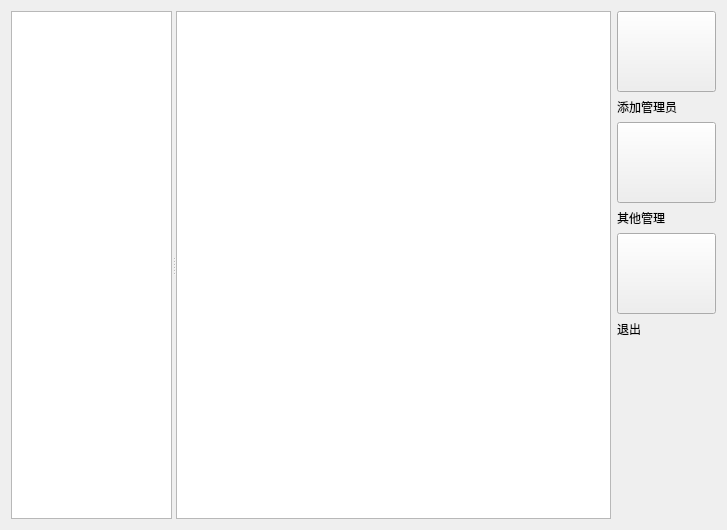
<?xml version="1.0" encoding="UTF-8"?>
<ui version="4.0">
 <class>ClassRoomDataBase</class>
 <widget class="QWidget" name="ClassRoomDataBase">
  <property name="geometry">
   <rect>
    <x>0</x>
    <y>0</y>
    <width>727</width>
    <height>530</height>
   </rect>
  </property>
  <property name="minimumSize">
   <size>
    <width>670</width>
    <height>530</height>
   </size>
  </property>
  <property name="windowTitle">
   <string>Form</string>
  </property>
  <layout class="QGridLayout" name="gridLayout_4">
   <item row="0" column="0">
    <widget class="QSplitter" name="splitter">
     <property name="orientation">
      <enum>Qt::Horizontal</enum>
     </property>
     <widget class="QTreeView" name="treeView_table">
      <property name="maximumSize">
       <size>
        <width>161</width>
        <height>16777215</height>
       </size>
      </property>
     </widget>
     <widget class="QTableView" name="tableView_database">
      <property name="minimumSize">
       <size>
        <width>357</width>
        <height>481</height>
       </size>
      </property>
     </widget>
    </widget>
   </item>
   <item row="0" column="1">
    <layout class="QVBoxLayout" name="verticalLayout_2">
     <item>
      <layout class="QVBoxLayout" name="verticalLayout">
       <item>
        <layout class="QGridLayout" name="gridLayout">
         <item row="0" column="0">
          <widget class="QPushButton" name="pushButton_search">
           <property name="minimumSize">
            <size>
             <width>99</width>
             <height>81</height>
            </size>
           </property>
           <property name="maximumSize">
            <size>
             <width>99</width>
             <height>16777215</height>
            </size>
           </property>
           <property name="toolTip">
            <string>&lt;html&gt;&lt;head/&gt;&lt;body&gt;&lt;p&gt;添加管理员&lt;/p&gt;&lt;/body&gt;&lt;/html&gt;</string>
           </property>
           <property name="text">
            <string/>
           </property>
           <property name="icon">
            <iconset resource="image_resource.qrc">
             <normaloff>:/new/prefix1/image_resource/admin_user.png</normaloff>:/new/prefix1/image_resource/admin_user.png</iconset>
           </property>
           <property name="iconSize">
            <size>
             <width>60</width>
             <height>60</height>
            </size>
           </property>
          </widget>
         </item>
         <item row="1" column="0">
          <widget class="QLabel" name="label">
           <property name="maximumSize">
            <size>
             <width>81</width>
             <height>16777215</height>
            </size>
           </property>
           <property name="text">
            <string>添加管理员</string>
           </property>
          </widget>
         </item>
        </layout>
       </item>
       <item>
        <layout class="QGridLayout" name="gridLayout_2">
         <item row="0" column="0">
          <widget class="QPushButton" name="pushButton_update">
           <property name="minimumSize">
            <size>
             <width>99</width>
             <height>81</height>
            </size>
           </property>
           <property name="toolTip">
            <string>&lt;html&gt;&lt;head/&gt;&lt;body&gt;&lt;p&gt;学生信息管理&lt;/p&gt;&lt;/body&gt;&lt;/html&gt;</string>
           </property>
           <property name="text">
            <string/>
           </property>
           <property name="icon">
            <iconset resource="image_resource.qrc">
             <normaloff>:/new/prefix1/image_resource/student.png</normaloff>:/new/prefix1/image_resource/student.png</iconset>
           </property>
           <property name="iconSize">
            <size>
             <width>65</width>
             <height>65</height>
            </size>
           </property>
          </widget>
         </item>
         <item row="1" column="0">
          <widget class="QLabel" name="label_2">
           <property name="text">
            <string>其他管理</string>
           </property>
          </widget>
         </item>
        </layout>
       </item>
       <item>
        <layout class="QGridLayout" name="gridLayout_3">
         <item row="0" column="0">
          <widget class="QPushButton" name="pushButton_close">
           <property name="minimumSize">
            <size>
             <width>99</width>
             <height>81</height>
            </size>
           </property>
           <property name="toolTip">
            <string>&lt;html&gt;&lt;head/&gt;&lt;body&gt;&lt;p&gt;退出数据库&lt;/p&gt;&lt;/body&gt;&lt;/html&gt;</string>
           </property>
           <property name="text">
            <string/>
           </property>
           <property name="icon">
            <iconset resource="image_resource.qrc">
             <normaloff>:/new/prefix1/image_resource/close.png</normaloff>:/new/prefix1/image_resource/close.png</iconset>
           </property>
           <property name="iconSize">
            <size>
             <width>60</width>
             <height>60</height>
            </size>
           </property>
          </widget>
         </item>
         <item row="1" column="0">
          <widget class="QLabel" name="label_3">
           <property name="text">
            <string>退出</string>
           </property>
          </widget>
         </item>
        </layout>
       </item>
      </layout>
     </item>
     <item>
      <spacer name="verticalSpacer_3">
       <property name="orientation">
        <enum>Qt::Vertical</enum>
       </property>
       <property name="sizeHint" stdset="0">
        <size>
         <width>18</width>
         <height>178</height>
        </size>
       </property>
      </spacer>
     </item>
    </layout>
   </item>
  </layout>
 </widget>
 <resources>
  <include location="image_resource.qrc"/>
 </resources>
 <connections>
  <connection>
   <sender>pushButton_close</sender>
   <signal>clicked()</signal>
   <receiver>ClassRoomDataBase</receiver>
   <slot>close()</slot>
   <hints>
    <hint type="sourcelabel">
     <x>689</x>
     <y>297</y>
    </hint>
    <hint type="destinationlabel">
     <x>698</x>
     <y>376</y>
    </hint>
   </hints>
  </connection>
 </connections>
</ui>
